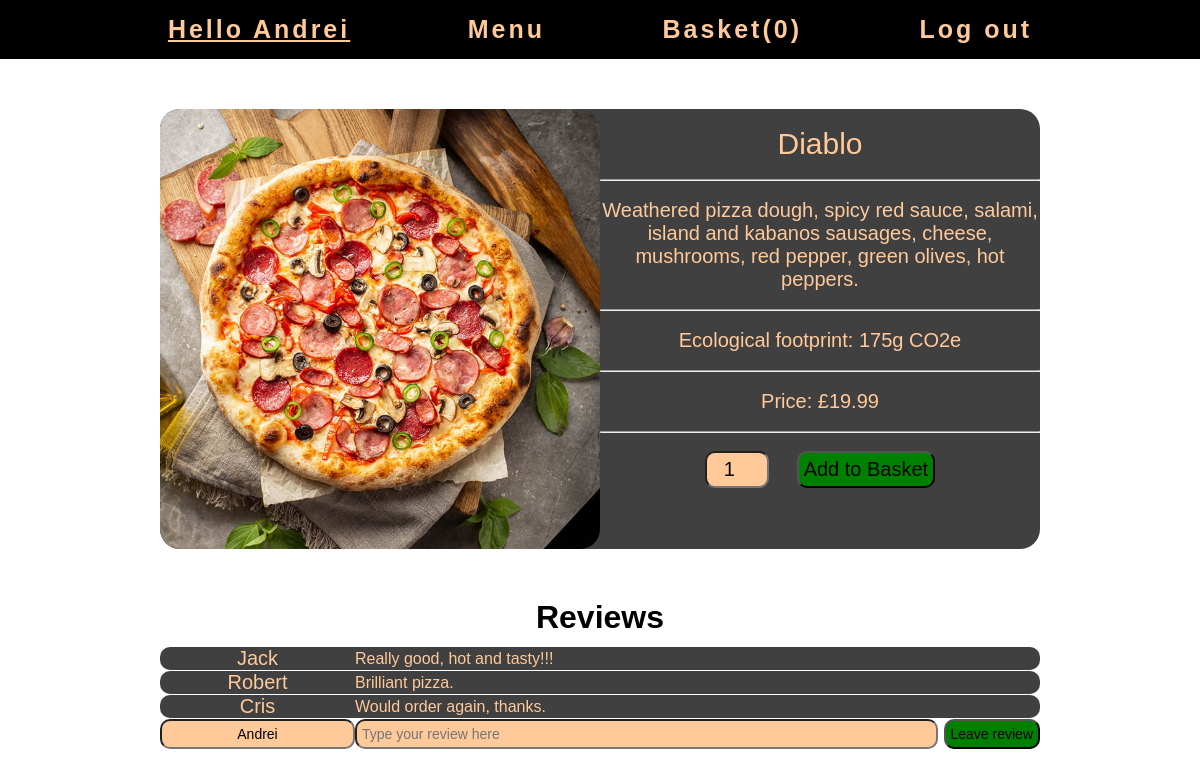
The page /item/5 (signed in) on the database its author committed.
### shop/models.py (models this page shows, shortened)
class User(db.Model, UserMixin):
  id = db.Column(db.Integer, primary_key=True)
  username = db.Column(db.String(25), unique=True, nullable=False)
  hashed_password = db.Column(db.String(128))

class Item(db.Model):
  itemid = db.Column(db.Integer, primary_key=True)
  name = db.Column(db.Text, nullable=False)
  description = db.Column(db.Text, nullable=False)
  description2 = db.Column(db.Text, nullable=False)
  picture = db.Column(db.String(20), nullable=False)
  price = db.Column(db.Float, nullable=False)
  eco = db.Column(db.Integer, nullable=False)

class Review(db.Model):
  reviewid = db.Column(db.Integer, primary_key=True)
  reviewnick = db.Column(db.Text, nullable=False)
  reviewtext = db.Column(db.Text, nullable=False)
  reviewitem = db.Column(db.Integer, db.ForeignKey("item.itemid"), nullable=False)

### shop/routes.py (the view)
@app.route("/item/<int:item_id>")
def item(item_id):
  item = Item.query.get_or_404(item_id)
  reviews = Review.query.filter_by(reviewitem = item_id)
  return render_template("item.html", title = item.name, item=item, reviews=reviews)

### shop/models.py (called while the page is built)
@login_manager.user_loader
def load_user(user_id):
  return User.query.get(int(user_id))

### shop/templates/item.html (shortened to what this page needs)
{% extends "layout.html" %}
{% block content %}
  <div class="item">
    <img src="{{ url_for('static', filename='images/' + item.picture) }}" height="440" width="440">
    <div>
      <p id="item-name">{{ item.name }}</p>
      <hr>
      <p>{{ item.description2 }}</p>
      <hr>
      <p>Ecological footprint: {{ item.eco }}g CO2e</p>
      <hr>
      <p>Price: £{{ "%.2f" | format( item.price|float ) }}</p>
      <hr>
      <form action="{{ url_for('addcart') }}" method="POST">
        <p>
          <input class="quantity" type="number" name="quantity" value="1" min="1">
          <button type="submit">Add to Basket</button>
        </p>
      </form>
    </div>
  </div>
  <h1>Reviews</h1>
  <table>
    {% for i in reviews %}
      <tr>
        <td class="round-left-corners-10">{{ i.reviewnick }}</td>
        <td id="review-text" class="round-right-corners-10">{{ i.reviewtext }}</td>
      </tr>
    {% endfor %}
    <form action="{{ url_for('addreview', item_id=item.itemid) }}" method="POST">
      <tr id="leave-review-field">
        <td id="leave-review-nick">
          <input type="text" name="review_nick" value="{{ current_user.username }}">
        </td>
        <td id="leave-review-text">
          <input type="text" name="review_text" placeholder="Type your review here">
          <button id="leave-review-button" type="submit">Leave review</button>
        </td>
      </tr>
    </form>
  </table>
{% endblock content %}

### shop/templates/layout.html (shortened to what this page needs)
<!DOCTYPE html>
<html>
  <head>
    <link rel="stylesheet" type="text/css" href="{{ url_for('static', filename='style.css') }}">
  </head>
  <body>
    <nav>
      {% if current_user.username %}
        <p>Hello {{ current_user.username }}</p>
        <a href="{{ url_for('home') }}">Menu</a>
        <a id="show_cart" href="{{ url_for('cart') }}">Basket({{ session["carts"][current_user.username]|length }})</a>
        <a id="logout" href="{{ url_for('logout') }}">Log out</a>
      {% else %}
        <a href="{{ url_for('home') }}">Menu</a>
        <a id="register" href="{{ url_for('register') }}">Register</a>
        <a id="login" href="{{ url_for('login') }}">Log in</a>
        <a id="show_cart" href="{{ url_for('cart') }}">Basket(0)</a>
      {% endif %}
    </nav>
    {% block content %}
    {% endblock %}
  </body>
</html>

### shop/static/style.css (style rules this page uses)
* { margin: 0; padding: 0; text-align: center; text-decoration: none; }
body { background: url(background.jpg) no-repeat; background-size: cover; color: #ffc999; font-family: comic sans ms, arial, sans-serif; }
a { color: #ffc999; }
h1 { margin: 50px 0 10px 0; color: black; }
fieldset, .gallery_item, .item { border-radius: 20px; }
img { border-radius: 20px; }
fieldset, tr, .gallery_item, .item { background: rgba(0, 0, 0, 0.75) }
button, input, #submit { border-radius: 10px; padding: 5px; background: green; font-size: 20px; color: black; cursor: pointer; }
input { background: #ffc999; cursor: auto; }
.quantity { width: 50px; }
nav { position: relative; width: 100%; background: black; letter-spacing: 3px; }
nav p, nav a { display: inline-block; margin: 10px 50px 10px 50px; border-radius: 10px; padding :5px; font-size : 25px; font-weight: bold; }
nav p { text-decoration-line: underline; }
.item { margin: 50px auto 0 auto; width: max-content; display: grid; grid-template-columns: repeat(2, 440px); }
.item p { margin: 18px 0px; font-size: 20px; }
#item-name { font-size: 30px; }
table { margin: 0 auto; width: 880px; border-spacing: 0 1px; font-size: 20px; }
.round-left-corners-10 { border-radius: 10px 0 0 10px; }
.round-right-corners-10 { border-radius: 0 10px 10px 0; }
#review-text { text-align: left; font-size: 16px; }
#leave-review-field { background: none; }
#leave-review-nick { width: 20%; }
#leave-review-text { text-align: left; }
#leave-review-text input { width: 83%; text-align: left; }
#leave-review-nick input, #leave-review-text input { font-size: 14px; }
#leave-review-button { float: right; width: max-content; font-size: 14px; }

### rows shown on the page
User: username "Andrei", review_nick "Andrei"
Item: picture (picture), name "Diablo", description2 "Weathered pizza dough, spicy red sauce, salami, island and kabanos sausages, cheese, mushrooms, red pepper, green olives, hot peppers.", eco "175", price "19.99"
Review: reviewnick "Jack", reviewtext "Really good, hot and tasty!!!"
Review: reviewnick "Robert", reviewtext "Brilliant pizza."
Review: reviewnick "Cris", reviewtext "Would order again, thanks."

### other values the page prints
{{ session["carts"][current_user.username]|length }} "0"
